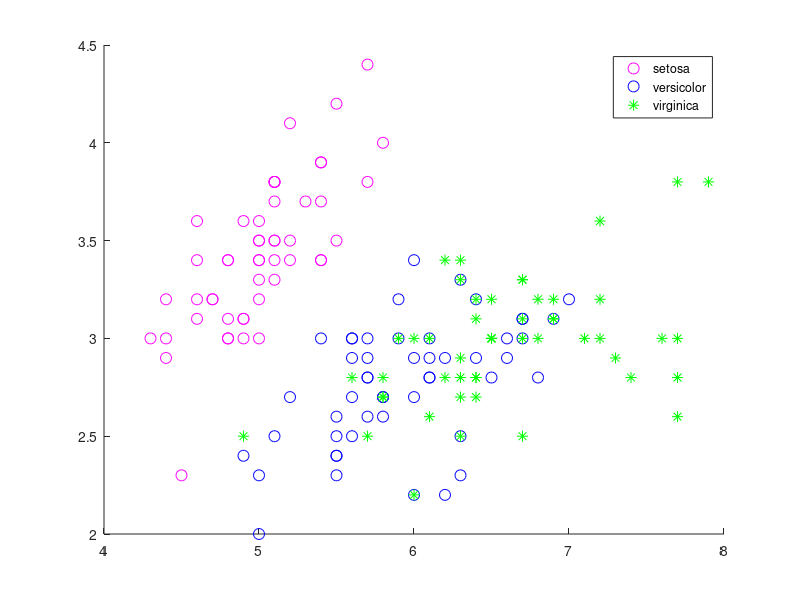
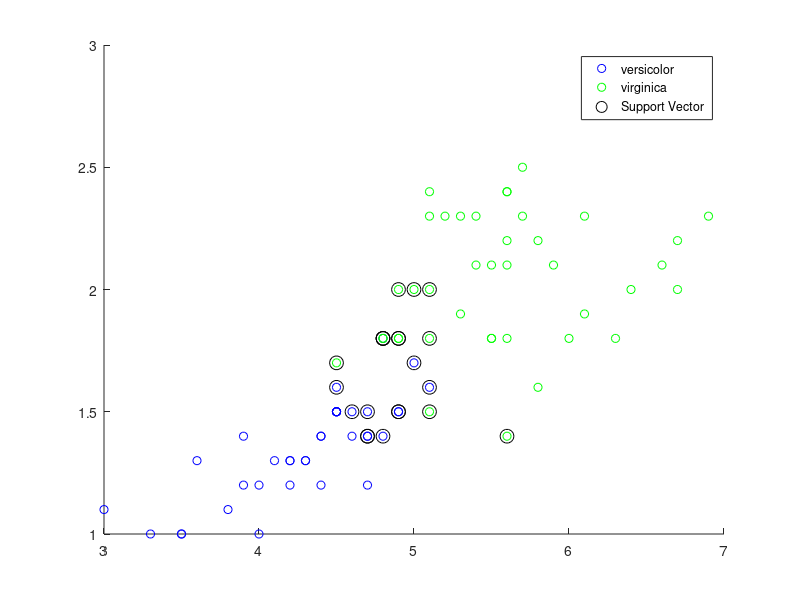
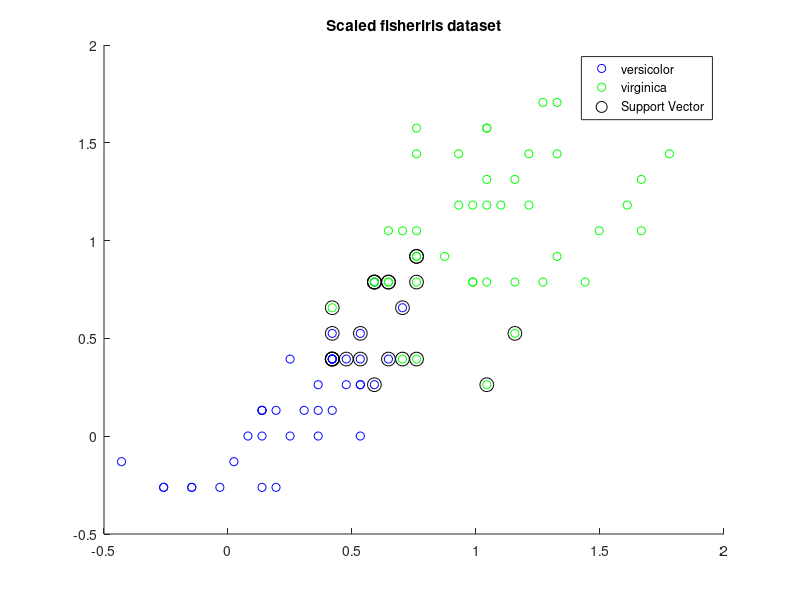

Here is the MATLAB script that generated these plots, in order: (Note: this script raises an error after producing the figures.)
clc,close all,clear all ;
load fisheriris

%Visualize data
figure
gscatter(meas(:,1),meas(:,2),species,'mbg','o*',8)

%Split the datasets randomly(%80 training, %20 testing)
[m,n] = size(meas) ;
P = 0.80 ;
idx = randperm(m);% shuffle the rows, 1 den m ye kadar random satır vektörü oluşturur.(tekrarlayan öğe yok)

Training_m = meas(idx(1:round(P*m)),:);  % for meas
Testing_m = meas(idx(round(P*m)+1:end),:) ;
Training_s = species(idx(1:round(P*m)),:);  % for species
Testing_s = species(idx(round(P*m)+1:end),:) ;

inds = ~strcmp(Training_s,'setosa'); %removed setosa irises for dual classification
x = Training_m(inds,3:4);
y = Training_s(inds);
inds1 = ~strcmp(Testing_s,'setosa'); %removed setosa irises for dual classification
x_test = Testing_m(inds1,3:4);
y_test = Testing_s(inds1);

SVMModel = fitcsvm(x,y) %trainingleri svm ye soktuk
classOrder = SVMModel.ClassNames
sv = SVMModel.SupportVectors;
figure
gscatter(x(:,1),x(:,2),y,'bg')
hold on
plot(sv(:,1),sv(:,2),'ko','MarkerSize',10);
legend('versicolor','virginica','Support Vector');
hold off

grouphat = predict(SVMModel,x_test ); group = y_test;
[C,order] = confusionmat(group,grouphat,'Order',{'versicolor','virginica'});

TP= C(1,1);FP= C(1,2);FN= C(2,1);TN= C(2,2);

accuracy= (TP+TN)/(TP+TN+FP+FN);
precision=TP/(TP+FP);
recall= TP/(TP+FN);
Fscore = 2*TP*(2*TP + FP + FN); 
TPR= TP/(TP+FN);%(sensitivity)
FPR= TN /(FP + TN);%(specificity)

%Part 3:standardization
for j=1:n
CMean = mean(meas(:,j));
CStd  = std( meas(:,j));    
for i=1:m
meas(i,j)=(meas(i,j)-CMean)/CStd;     
end
end

idx2 = randperm(m);
Training_m2 = meas(idx2(1:round(P*m)),:);  % for meas
Testing_m2 = meas(idx2(round(P*m)+1:end),:) ;
Training_s2 = species(idx2(1:round(P*m)),:);  % for species
Testing_s2 = species(idx2(round(P*m)+1:end),:) ;

inds2 = ~strcmp(Training_s2,'setosa'); %removed setosa irises for dual classification
x2 = Training_m2(inds2,3:4);
y2 = Training_s2(inds2);
inds3 = ~strcmp(Testing_s2,'setosa'); %removed setosa irises for dual classification
x_test2 = Testing_m2(inds3,3:4);
y_test2 = Testing_s2(inds3);

SVMModel2 = fitcsvm(x2,y2) %trainingleri svm ye soktuk
classOrder2 = SVMModel2.ClassNames
sv2 = SVMModel2.SupportVectors;
figure
gscatter(x2(:,1),x2(:,2),y2,'bg')
hold on
plot(sv2(:,1),sv2(:,2),'ko','MarkerSize',10);
title('Scaled fisheriris dataset');
legend('versicolor','virginica','Support Vector');
hold off

grouphat2 = predict(SVMModel2,x_test2 ); group2 = y_test2;
[C2,order2] = confusionmat(group2,grouphat2,'Order',{'versicolor','virginica'})

TP2= C2(1,1);FP2= C2(1,2);FN2= C2(2,1);TN2= C2(2,2);
accuracy2= (TP2+TN2)/(TP2+TN2+FP2+FN2);
precision2=TP2/(TP2+FP2);
recall2= TP2/(TP2+FN2);
Fscore2 = 2*TP2*(2*TP2 + FP2 + FN2); 
TPR2= TP2/(TP2+FN2);%(sensitivity);
FPR2= TN2 /(FP2 + TN2);%(specificity);
%-----------------------------for ionosphere---------------------------
load ionosphere

%Visualize data
figure
gscatter(X(:,19),X(:,20),Y,'bg')

%Split the datasets randomly(%80 training, %20 testing)
[c,d] = size(X) ;
P = 0.80 ;
idx_i = randperm(c);% shuffle the rows, 1 den m ye kadar random satır vektörü oluşturur.(tekrarlayan öğe yok)

Training_mi = X(idx_i(1:round(P*c)),:);  % for meas
Testing_mi = X(idx_i(round(P*c)+1:end),:) ;
Training_si = Y(idx_i(1:round(P*c)),:);  % for species
Testing_si = Y(idx_i(round(P*c)+1:end),:) ;

SVMModel_i = fitcsvm(Training_mi,Training_si) %trainingleri svm ye soktuk
classOrder_i = SVMModel_i.ClassNames
sv_i = SVMModel_i.SupportVectors;
figure
gscatter(Training_mi(:,19),Training_mi(:,20),Training_si,'bg')
hold on
plot(sv_i(:,19),sv_i(:,20),'ko','MarkerSize',10)
legend('b','g','Support Vector')
hold off

grouphat_i = predict(SVMModel_i,Testing_mi ); group_i = Testing_si;
[C_i,order_i] = confusionmat(group_i,grouphat_i,'Order',{'b','g'});

TP_i= C_i(1,1);FP_i= C_i(1,2);FN_i= C_i(2,1);TN_i= C_i(2,2);

accuracy_i= (TP_i+TN_i)/(TP_i+TN_i+FP_i+FN_i);
precision_i=TP_i/(TP_i+FP_i);
recall_i= TP_i/(TP_i+FN_i);
Fscore_i = 2*TP_i*(2*TP_i + FP_i + FN_i); 
TPR_i= TP_i/(TP_i+FN_i);%(sensitivity)
FPR_i= TN_i /(FP_i + TN_i);%(specificity)

%Part 3:standardization
for j=1:d
CMean_i = mean(X(:,j));
CStd_i  = std( X(:,j));    
for i=1:c
 
X(i,j)=(X(i,j)-CMean_i)/CStd_i;     
end
end
for i=1:c
    X(i,2)=[-0.0310];  %for NaN error
end

idx2_i = randperm(c);
Training_m2i = X(idx2_i(1:round(P*c)),:);  % for X
Testing_m2i = X(idx2_i(round(P*c)+1:end),:) ;
Training_s2i = Y(idx2_i(1:round(P*c)),:);  % for Y
Testing_s2i = Y(idx2_i(round(P*c)+1:end),:) ;

SVMModel2_i = fitcsvm(Training_m2i,Training_s2i) %trainingleri svm ye soktuk
classOrder2_i = SVMModel2_i.ClassNames
sv2_i = SVMModel2_i.SupportVectors;
figure
gscatter(Training_m2i(:,19),Training_m2i(:,20),Training_s2i,'bg')
hold on
plot(sv2_i(:,19),sv2_i(:,20),'ko','MarkerSize',10)
title('Scaled ionosphere dataset');
legend('b','g','Support Vector')
hold off

grouphat2_i = predict(SVMModel2_i,Testing_m2i ); group2_i = Testing_s2i;
[C2_i,order2_i] = confusionmat(group2_i,grouphat2_i,'Order',{'b','g'});

TP2_i= C2_i(1,1);FP2_i= C2_i(1,2);FN2_i= C2_i(2,1);TN2_i= C2_i(2,2);
accuracy2_i= (TP2_i+TN2_i)/(TP2_i+TN2_i+FP2_i+FN2_i);
precision2_i=TP2_i/(TP2_i+FP2_i);
recall2_i= TP2_i/(TP2_i+FN2_i);
Fscore2_i = 2*TP2_i*(2*TP2_i + FP2_i + FN2_i); 
TPR2_i= TP2_i/(TP2_i+FN2_i);%(sensitivity)
FPR2_i= TN2_i /(FP2_i + TN2_i);%(specificity)

